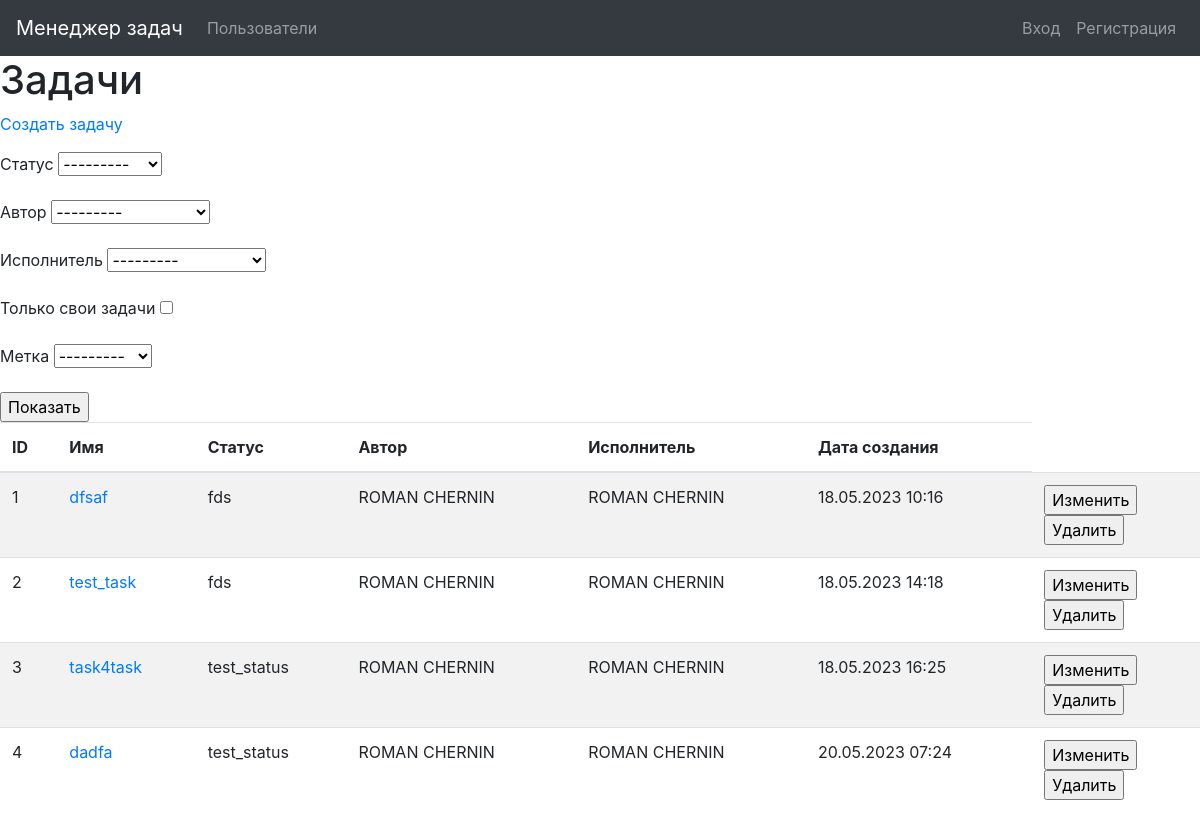
The page /tasks/ on the database as committed earlier.
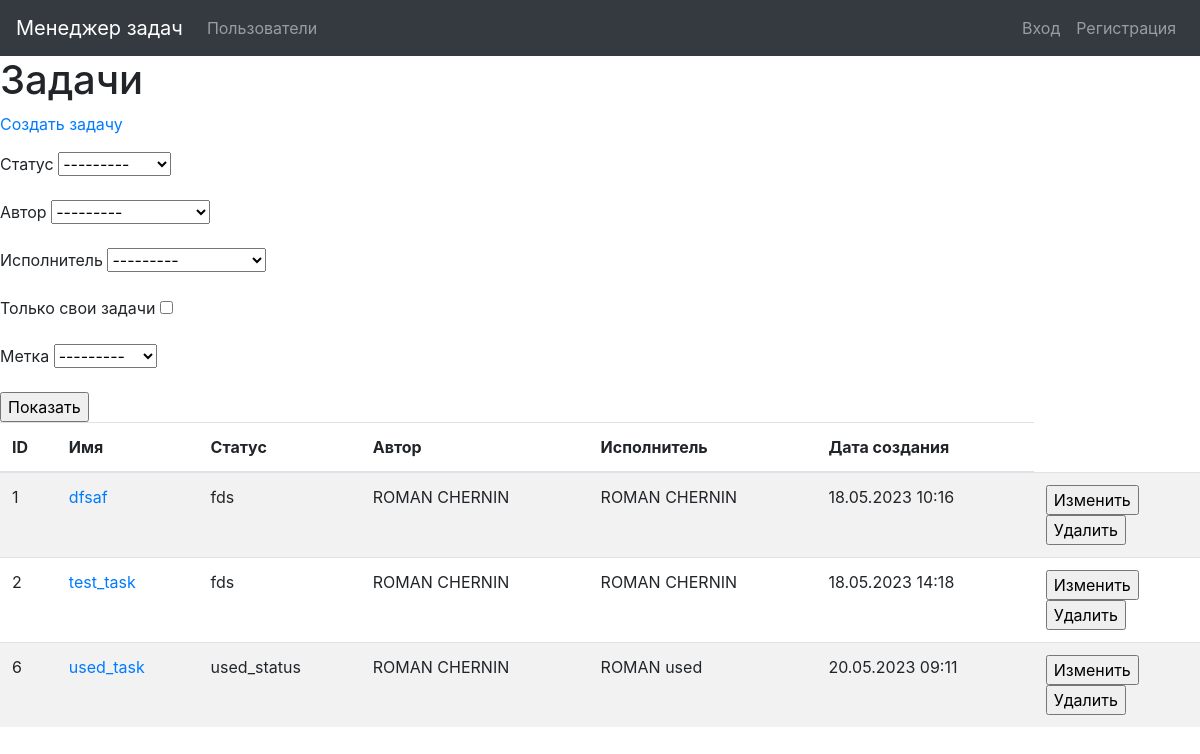
The same page on the database as committed later.
### task_manager/tasks/models.py (models this page shows, shortened)
class Task(models.Model):
    name = models.CharField(_('Name'), max_length=100, unique=True)
    description = models.TextField(_('Description'), )
    author = models.ForeignKey(User, on_delete=models.PROTECT,
                               related_name='user_author')
    status = models.ForeignKey(Status, on_delete=models.PROTECT)
    executor = models.ForeignKey(User, on_delete=models.PROTECT,
                                 related_name='user_assignee')
    labels = models.ManyToManyField(Label, through=TaskLabel,
                                    related_name='tasks')
    created_at = models.DateTimeField(default=timezone.now)

### task_manager/statuses/models.py (models this page shows)
class Status(models.Model):
    name = models.CharField(_('Name'), max_length=100, unique=True)
    created_at = models.DateTimeField(default=timezone.now)
    def __str__(self):
        return self.name

### task_manager/users/models.py (models this page shows, shortened)
class User(AbstractUser):
    created_at = models.DateTimeField(default=timezone.now)
    is_active = models.BooleanField(default=True)
    is_admin = models.BooleanField(default=False)
    objects = UserManager()
    def __str__(self):
        return f'{self.first_name} {self.last_name}'

### task_manager/tasks/views.py (the view)
# urls.py: path('', views.TasksListView.as_view(), name='tasks_list'),
class TasksListView(ListView):
    model = Task
    template_name = 'task/tasks_list.html'
    context_object_name = 'tasks'
    def get_context_data(self, **kwargs):
        context = super().get_context_data(**kwargs)
        context['filter'] = \
            forms.TaskFilter(self.request.GET, queryset=self.get_queryset(),
                             request=self.request)
        return context

### task_manager/labels/models.py (called while the page is built)
    def __str__(self):
        return self.name

### task_manager/tasks/forms.py (called while the page is built)
    def filter_by_authorized(self, queryset, author, value):
        authorized_user = getattr(self.request, 'user', None)
        if value:
            return queryset.filter(author=authorized_user.id)
        else:
            return queryset

### task_manager/templates/task/tasks_list.html (shortened to what this page needs)
{% extends "base.html" %}
{% block content %}
{% load i18n %}
<h1>{% translate "Tasks" %}</h1>
<p><a href="{% url 'task_create' %}">{% translate "Create tasks" %}</a></p>
<div class="table-responsive">
    <form method="get">
      {{ filter.form.as_p }}
      <input type="submit" value="Показать"/>
    </form>
  <table class="table table-striped">
    <thead>
      <tr>
        <th>{% translate "ID" %}</th>
        <th>{% translate "Name" %}</th>
        <th>{% translate "Status" %}</th>
        <th>{% translate "Author" %}</th>
        <th>{% translate "Assigned to" %}</th>
        <th>{% translate "Created at" %}</th>
      </tr>
    </thead>
    <tbody>
    {% for task in filter.qs %}
      <tr>
        <td>{{ task.id }}</td>
        <td><a href="{% url 'task_details' pk=task.id %}">{{ task.name }}</a></td>
        <td>{{ task.status }}</td>
        <td>{{ task.author.first_name }} {{ task.author.last_name }}</td>
        <td>{{ task.executor.first_name }} {{ task.executor.last_name }}</td>
        <td>{{ task.created_at|date:"d.m.Y H:i" }}</td>
        <td>
          <form action="{% url 'task_update' pk=task.id %}" method="get">
          <input type="submit" value="Изменить">
          </form>
          <form action="{% url 'task_delete' pk=task.id %}" method="get">
          <input type="submit" value="Удалить">
          </form>
        </td>
      </tr>
      {% endfor %}
      </tbody>
</table>
  </div>
{% endblock %}

### task_manager/templates/base.html (shortened to what this page needs)
<!DOCTYPE html>
<html lang="en">
{% load i18n %}
<head>
    {% load bootstrap4 %}
    {% bootstrap_css %}
</head>
<body>
<nav class="navbar navbar-expand-md navbar-dark bg-dark">
  <a class="navbar-brand" href="/">{% translate "Task manager" %}</a>
  {% if user.is_authenticated %}
  <div class="collapse navbar-collapse" id="navbarsExample04">
    <ul class="navbar-nav mr-auto">
      <li class="nav-item">
        <a class="nav-link" href="{% url 'users_list' %}"> {% translate "Users" %} </a>
      </li>
      <li class="nav-item">
        <a class="nav-link" href="{% url 'statuses_list' %}"> {% translate "Statuses" %} </a>
      </li>
      <li class="nav-item">
        <a class="nav-link" href="{% url 'labels_list' %}"> {% translate "Labels" %} </a>
      </li>
      <li class="nav-item">
        <a class="nav-link" href="{% url 'tasks_list' %}"> {% translate "Tasks" %} </a>
      </li>
    </ul>
    <div class="my-2 my-md-0">
        <ul class="navbar-nav mr-auto">
            <li class="nav-item">
          <a class="nav-link" href="{% url 'login' %}">Вы вошли как: {{ user.username }}</a>
            </li>
            <li class="nav-item">
      <a class="nav-link" href="{% url 'logout' %}">Выход</a>
            </li>
        </ul>
    </div>
  </div>
  {% else %}
  <div class="collapse navbar-collapse" id="navbarsExample04">
    <ul class="navbar-nav mr-auto">
      <li class="nav-item">
        <a class="nav-link" href="{% url 'users_list' %}"> {% translate "Users" %} </a>
      </li>
    </ul>
    <div class="my-2 my-md-0">
        <ul class="navbar-nav mr-auto">
            <li class="nav-item">
      <a class="nav-link" href="{% url 'login' %}">{% translate "Sigh in" %}</a>
            </li>
            <li class="nav-item">
      <a class="nav-link" href="{% url 'user_create' %}">{% translate "Sigh out" %}</a>
            </li>
        </ul>
    </div>
  </div>
  {% endif %}
</nav>
{% block content %}{% endblock %}

Rows that differ between the two databases and show on the page:
removed Task: id "3", name "task4task", status "test_status", author.first_name "ROMAN", author.last_name "CHERNIN", executor.first_name "ROMAN", executor.last_name "CHERNIN", created_at "18.05.2023 16:25"
removed Task: id "4", name "dadfa", status "test_status", author.first_name "ROMAN", author.last_name "CHERNIN", executor.first_name "ROMAN", executor.last_name "CHERNIN", created_at "20.05.2023 07:24"
added Task: id "6", name "used_task", status "used_status", author.first_name "ROMAN", author.last_name "CHERNIN", executor.first_name "ROMAN", executor.last_name "used", created_at "20.05.2023 09:11"
